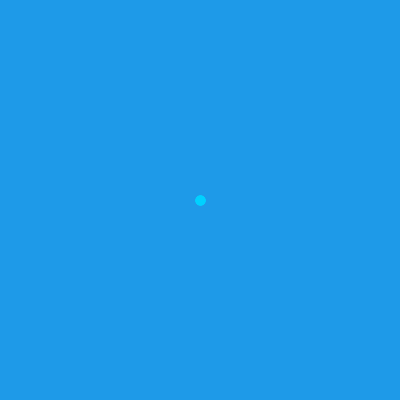
Frame 1 (no input)
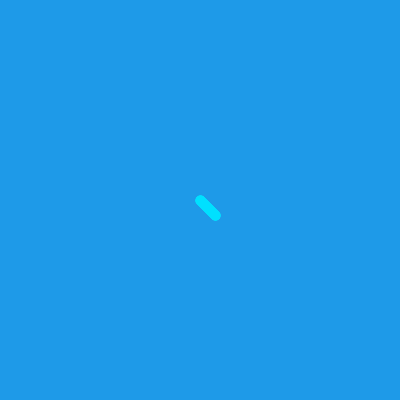
Frame 60 (the mouse pressed at the canvas centre just before this capture)
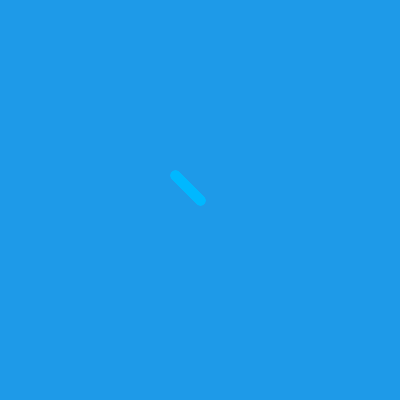
Frame 120 (the mouse held since frame 60 and released just before this capture)

The Processing sketch that drew these frames (run headless with seeded random() and noise(); from frame 60 on, the mouse is pressed at the canvas centre):

// Processing sketch: processing_21496
// ── processing_21496.pde

float speed = 5;
float y = 200;
void setup () {
size (400, 400);
smooth();
}
void draw () {

background (30,154,232);

strokeWeight (10);
stroke(120-y,9+y,250+y);

for (int i =1; i <5; i++) {line (width/2, height/2, y, y);
}

y = y+speed;
;

if ((y>width-50) || (y<50)) {
speed = speed *-1;
}
}
